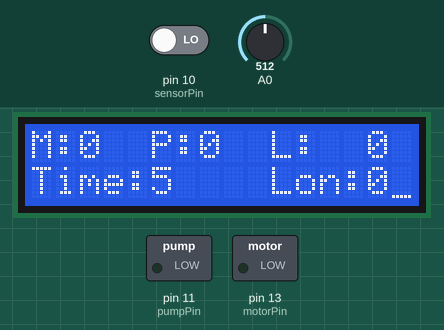
A sketch run on a simulated Arduino Uno, built with avr-gcc and run on an emulated ATmega328P. On the bench: 16×2 character LCD, switched loads named in the sketch (green lamp = pin HIGH). The test bench sets the inputs (shaded band); at power-on: A0 = 512, pin 10 (sensorPin) LOW. EEPROM starts erased.

Above: at 1.2 s.
1.3 s: A0 set to 42
2.8 s: A0 set to 36
At 4.0 s:
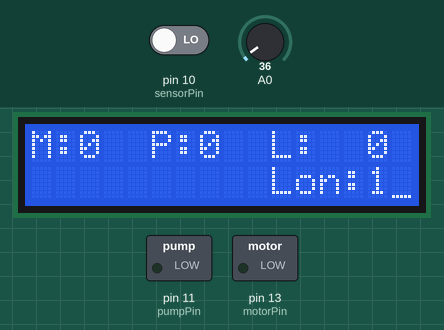
4.3 s: pin 10 (sensorPin) driven HIGH
At 4.7 s:
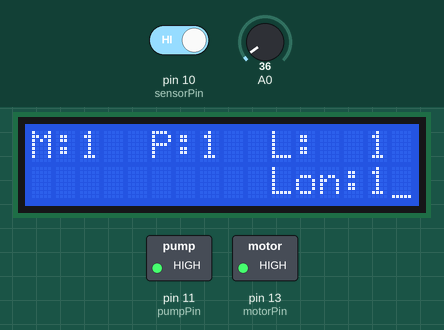
5.8 s: pin 10 (sensorPin) driven LOW
At 6.4 s:
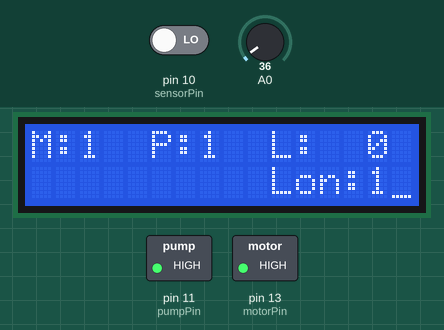
Timing chart, 0 to 25.8 s (numbered marks = the images above; inputs shaded):
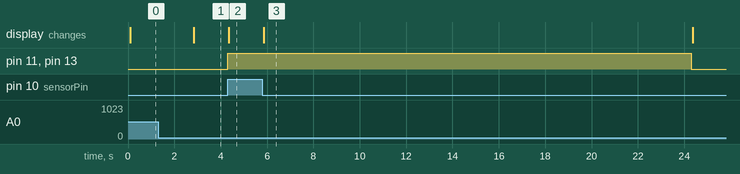

Measured:
- the behaviour switches between 40 and 39 on A0 (found by bisection; images 0 and 1)
- after the input at 1.3 s, every drawn part: stays the same
- after the input at 2.8 s, the display: changes at once (image 1)
- after the input at 4.3 s, pin 11 (pumpPin), pin 13 (motorPin): LOW → HIGH at once; the display: changes after 0.05 s (image 2)
- after the input at 5.8 s, pin 11 (pumpPin), pin 13 (motorPin): HIGH → LOW after 18.5 s; the display: changes after 0.07 s (image 3)

The sketch:

drumfilter_craig_2013_02_03.ino
```cpp
/*
 Stepper Motor Control - speed control

 This program drives a unipolar or bipolar stepper motor.
 The motor is attached to digital pins 8 - 11 of the Arduino.
 A potentiometer is connected to analog input 0.

 The motor will rotate in a clockwise direction. The higher the potentiometer value,
 the faster the motor speed. Because setSpeed() sets the delay between steps,
 you may notice the motor is less responsive to changes in the sensor value at
 low speeds.

 Created 30 Nov. 2009
 Modified 28 Oct 2010
 by Tom Igoe

 */

#include <Stepper.h>
#include <LiquidCrystal.h>
#include <EEPROM.h>
#include <Time.h>
const int stepsPerRevolution = 200;  // change this to fit the number of steps per revolution
// for your motor


// initialize the stepper library on pins 8 through 11:
//Stepper myStepper(stepsPerRevolution, 9,10,11,12);
LiquidCrystal lcd(2, 3, 7, 6, 5, 4);
int stepCount = 0;  // number of steps the motor has taken

boolean bMotorOn = false;
boolean bPumpOn = false;
boolean bLowLevel = false;
boolean bStartMotor = false;
boolean bStartPump = false;
boolean bManualRun = false;
byte iTimeout = 15; //minutes until start of motor
boolean bSensorOn = true;
static int timeAddr = 0;
static int sensorOnAddr = 1;
int pumpPin = 11;
int motorPin = 13;
int sensorPin = 10;
int minutes;
boolean bLowLevelOld = false;
boolean bLowLevelNew = false;

void setup() {
  // nothing to do inside the setup
  Serial.begin(9600);
  lcd.begin(16,2);
  iTimeout = EEPROM.read(timeAddr);
  if(iTimeout == 255) iTimeout = 5;
  bSensorOn = EEPROM.read(sensorOnAddr) == 1 ? true : false;
  pinMode(pumpPin,OUTPUT);
  pinMode(motorPin,OUTPUT);
  pinMode(sensorPin,INPUT);
  pinMode(12,INPUT);
  minutes = minute();
  lcd.clear();
  lcd.setCursor(1,1);
  lcd.cursor();
  bLowLevel = digitalRead(sensorPin);
  bLowLevelNew = bLowLevel;
  bLowLevelOld = bLowLevelNew;
}

void updateDisplay(){
  lcd.setCursor(0,0);
  lcd.print("M:");
  lcd.print(bMotorOn ? 1 : 0);
  lcd.print("  P:");
  lcd.print(bPumpOn ? 1 : 0);
  lcd.print("  L:  ");
  lcd.print(bLowLevel ? 1 : 0);
  lcd.setCursor(0,1);
  if(!bSensorOn){
    lcd.print("Time:");
    lcd.print(iTimeout);
    if(iTimeout <10){
      lcd.print("  ");
    }
    else if(iTimeout < 100){
      lcd.print(" ");
    }
  }
  else{
    lcd.print("        ");
  }
  lcd.setCursor(8,1);
  lcd.print("  Lon:");
  lcd.print(bSensorOn);
}

long previousMillis = 0;        // will store last time LED was updated

// the follow variables is a long because the time, measured in miliseconds,
// will quickly become a bigger number than can be stored in an int.
long interval = 100;           // interval at which to update LCD
unsigned long millisStart;
int i = 0;
int spe = 0;
int buttonState = 0;
int buttonStateOld = 0;
boolean bDisplayError = false;


void loop() {
  //bMotorOn = digitalRead(motorPin);
  //bPumpOn = digitalRead(pumpPin);
  /*if(!digitalRead(sensorPin)){
    bLowLevel = false;
    oneCount = 0;
  }
  else{
    oneCount++;  //On filter
  }
  if(oneCount > 10000){
    oneCount = 26; //Just limit the variable
  }
  if(oneCount > 25){
    bLowLevel = true; //If on for more than 25 samples, it is truly on.
  }
  */
  /*
  if(!bMotorOn){
    bLowLevelOld = bLowLevelNew;
    bLowLevelNew = digitalRead(sensorPin);

    if(!bLowLevelNew){
      bLowLevel = false;
    }
    else if(bLowLevelNew != bLowLevelOld && bLowLevelNew){
      bLowLevel = bLowLevelNew;
    }
  }
  */
  // read the sensor value:
  bLowLevel = digitalRead(sensorPin);
  int sensorReading = analogRead(A0);
  // map it to a range from 0 to 100:
/*  int motorSpeed = map(sensorReading, 0, 1023, 100, 0);
  // set the motor speed:
  if (motorSpeed > 10) {
    myStepper.setSpeed(motorSpeed);
    // step 1/100 of a revolution:
    myStepper.step(1);
  }
  else{
    myStepper.setSpeed(0);
    myStepper.step(0);
  }
  */
  //


    if(sensorReading > 1000 && sensorReading < 1040){ //Nothing pressed
      //spe = 0;
      buttonState = 0;
    }
    else if(sensorReading > 720 && sensorReading < 724){ //Select
      buttonState = 1;
    }
    else if(sensorReading > 476 && sensorReading < 484){ //Left
      buttonState = 2;
    }
    else if(sensorReading > 126 && sensorReading < 134){ //Up
      buttonState = 3;
    }
    else if(sensorReading > 300 && sensorReading < 310){ //Down
      buttonState = 4;
    }
    else if(sensorReading > 0 && sensorReading < 40){ //Right
      buttonState = 5;
    }
    else{
      bDisplayError = true;
    }
/*
    if((((lastTurn-minute()) > iTimeout) == 0) && !bSensorOn){
       bMotorOn = true;
       lastTurn = minute();
       millisStart = millis();
    }
    else */


    if(bSensorOn){
       if(bLowLevel && !bMotorOn){
         bMotorOn = true;
         bPumpOn = true;
         millisStart = millis();
       }
    }
    if(bMotorOn && (millis()-millisStart) > 20000){
      millisStart = millis();
      bPumpOn = false;
      bMotorOn = false;
    }

  if(buttonState != buttonStateOld && buttonState != 0){
    switch(buttonState){
      case 1:
        bMotorOn = !bMotorOn;
        break;
      case 2:
        Serial.println("Button 2");
        bPumpOn = !bPumpOn;
        break;
      case 3:
        if(!bSensorOn && iTimeout < 255){
          iTimeout++;
          EEPROM.write(timeAddr, iTimeout);
        }
        break;
      case 4:
        if(!bSensorOn && iTimeout > 0){
          iTimeout--;
          EEPROM.write(timeAddr, iTimeout);
        }
        break;
      case 5:
        bSensorOn = !bSensorOn;
        EEPROM.write(sensorOnAddr, bSensorOn ? 1 : 0);
        minutes = minute();
        break;
      case 6:
        break;
    }
  }

  digitalWrite(motorPin, bMotorOn);
  digitalWrite(pumpPin, bPumpOn);

  buttonStateOld = buttonState;

  unsigned long currentMillis = millis();
  /*if(currentMillis % 5000 == 0){
     lcd.clear();
  }*/

  if(currentMillis - previousMillis > interval) {
    // save the last time you blinked the LED
    previousMillis = currentMillis;
    updateDisplay();
    //lcd.clear();
    //lcd.setCursor(0,0);
    //lcd.print(sensorReading);


  }


//  delay(250);
  //lcd.clear();
  /*i++;
  if(i>300){
    i=0;
  }*/
//  int val = millis()%1000;
  //if(val >= 0 && val <= 1){
  //
  //}
  //myStepper.setSpeed(0);
  //myStepper.step(200);
  //i++;
  //delay(20);
    //lcd.clear();
    //lcd.print("Hello World!");
    // Turn off the display:

}
```
